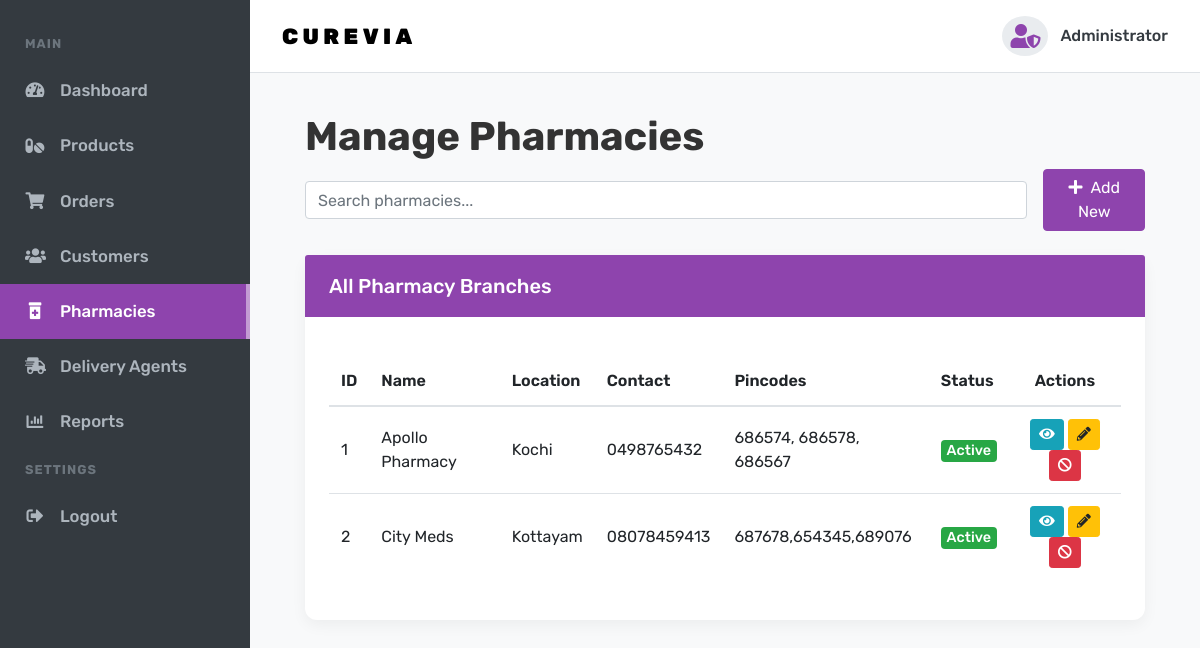
/pharmacies/, run on an earlier commit of the app's database.
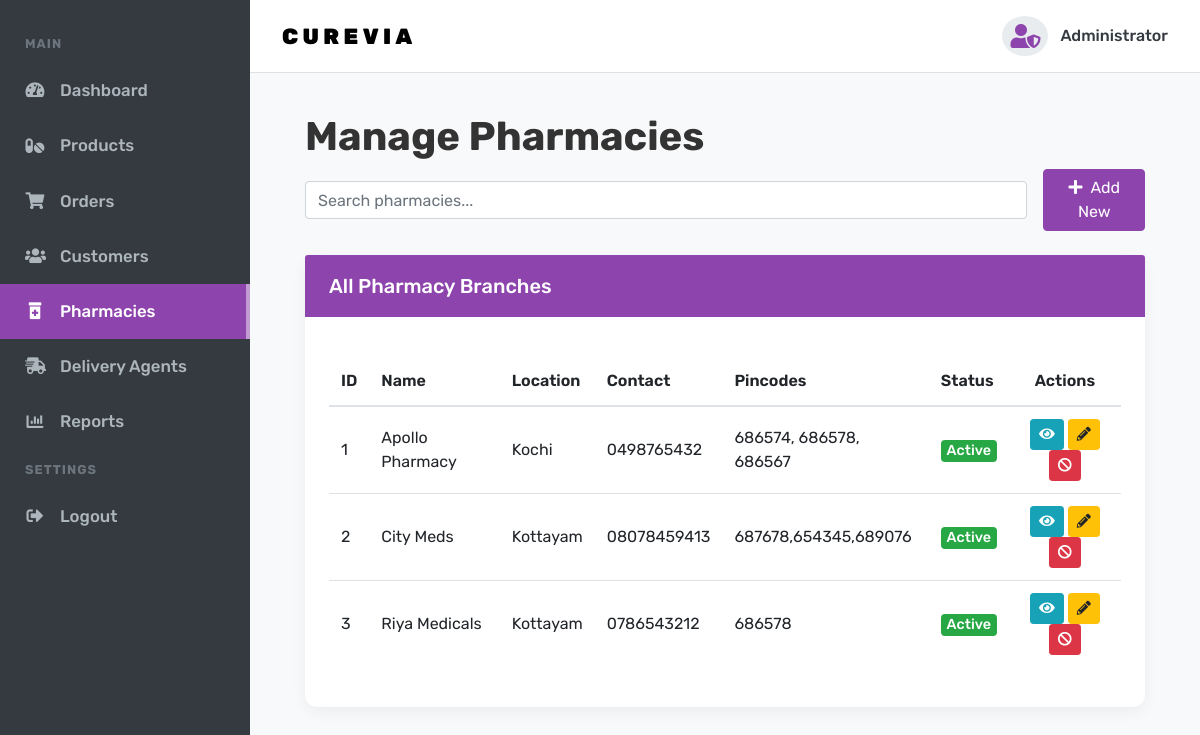
And on a later commit of the database.
### myapp/models.py (models this page shows, shortened)
class Pharmacy(models.Model):
    name = models.CharField(max_length=100)
    location = models.CharField(max_length=100)
    address = models.TextField()
    contact = models.CharField(max_length=20)
    service_pincodes = models.TextField(help_text="Enter pincodes separated by comma", default="")
    is_active = models.BooleanField(default=True)
    email = models.EmailField(unique=True, null=True, blank=True)
    password = models.CharField(max_length=100, null=True, blank=True)
    rights = models.CharField(max_length=100, default="pharmacy")

### myapp/views.py (the view)
# urls.py: path('pharmacies/', views.pharmacies),
def pharmacies(request):
    us=Pharmacy.objects.all()
    return render(request, "admin/pharmacies.html",{"us":us})

### myapp/templates/admin/pharmacies.html (shortened to what this page needs)
<!DOCTYPE html>
<html lang="en">
<head>
  <link rel="stylesheet" href="https://cdnjs.cloudflare.com/ajax/libs/font-awesome/5.15.3/css/all.min.css">
  <link rel="stylesheet" href="https://stackpath.bootstrapcdn.com/bootstrap/4.5.2/css/bootstrap.min.css">
</head>
<body>
  <div class="site-wrap">
    <div class="sidebar">
      <nav class="nav flex-column">
        <div class="sidebar-heading">Main</div>
        <a class="nav-link" href="/adminp/"><i class="fas fa-tachometer-alt"></i> Dashboard</a>
        <a class="nav-link" href="#"><i class="fas fa-pills"></i> Products</a>
        <a class="nav-link" href="#"><i class="fas fa-shopping-cart"></i> Orders</a>
        <a class="nav-link" href="/customer/"><i class="fas fa-users"></i> Customers</a>
         <a href="/pharmacies/" class="nav-link active"><i class="fas fa-prescription-bottle-alt"></i> Pharmacies</a>
          <a href="#" class="nav-link"><i class="fas fa-shipping-fast"></i>Delivery Agents</a>
        <a class="nav-link" href="#"><i class="fas fa-chart-bar"></i> Reports</a>
        <div class="sidebar-heading">Settings</div>
        <a class="nav-link" id="logout-link"><i class="fas fa-sign-out-alt"></i> Logout</a>
      </nav>
    </div>
    <div class="main-content">
      <header class="admin-navbar">
        <div class="logo"><a href="#">CureVia</a></div>
        <div class="admin-profile"><i class="fas fa-user-shield"></i><span>Administrator</span></div>
      </header>
      <main class="page-content">
        <div class="container-fluid">
          <div class="page-header">
            <h1 class="page-title">Manage Pharmacies</h1>
            <div class="d-flex align-items-center">
                <input type="text" id="pharmacy-search" class="form-control mr-3" placeholder="Search pharmacies...">
                <a href="{% url 'add_pharmacy' %}" class="btn btn-primary">
                    <i class="fas fa-plus mr-2"></i>Add New
                </a>
            </div>
          </div>
          <div class="card">
            <div class="card-header">All Pharmacy Branches</div>
            <div class="card-body">
              <div class="table-responsive">
                <table class="table table-hover">
                  <thead>
                    <tr>
                      <th>ID</th>
                      <th>Name</th>
                      <th>Location</th>
                      <th>Contact</th>
                      <th>Pincodes</th>
                      <th>Status</th>
                      <th class="text-center">Actions</th>
                    </tr>
                  </thead>
                  <tbody id="pharmacy-table-body">
                    {% for i in us %}
                    <tr>
                      <td>{{ i.id }}</td>
                      <td>{{ i.name }}</td>
                      <td>{{ i.location }}</td>
                      <td>{{ i.contact }}</td>
                      <td>{{ i.service_pincodes }}</td>
                      <td>
                        {% if i.is_active %}
                          <span class="badge badge-success">Active</span>
                        {% else %}
                          <span class="badge badge-danger">Blocked</span>
                        {% endif %}
                      </td>
                      <td class="text-center action-buttons">
                        <button class="btn btn-info btn-sm btn-view-pharmacy"
                            data-address="{{ i.address }}"
                            data-email="{{ i.email }}"
                            title="View Details">
                            <i class="fas fa-eye"></i>
                        </button>
                        <a href="{% url 'edit_pharmacy' i.id %}" class="btn btn-warning btn-sm" title="Edit">
                            <i class="fas fa-pencil-alt"></i>
                        </a>
                        {% if i.is_active %}
                          <a href="{% url 'block_pharmacy' i.id %}" class="btn btn-danger btn-sm" title="Block" onclick="return confirm('Block this pharmacy? Orders will stop.');">
                            <i class="fas fa-ban"></i>
                          </a>
                        {% else %}
                          <a href="{% url 'unblock_pharmacy' i.id %}" class="btn btn-success btn-sm" title="Unblock" onclick="return confirm('Activate this pharmacy?');">
                            <i class="fas fa-check-circle"></i>
                          </a>
                        {% endif %}
                      </td>
                    </tr>
                    {% empty %}
                      <tr><td colspan="7" class="text-center">No pharmacies added yet.</td></tr>
                    {% endfor %}
                  </tbody>
                </table>
              </div>
            </div>
          </div>
        </div>
      </main>
    </div>
  </div>
</body>
</html>

### myapp/templates/admin/pharmacies.html (style rules this page uses)
body { font-family: 'Rubik', sans-serif; background-color: #f8f9fa; color: #343a40; }
h1, h2, h3, h4, h5 { font-family: 'Rubik', sans-serif; font-weight: 700; }
.page-title { font-size: 2.5rem; color: #333; }
.site-wrap { display: flex; min-height: 100vh; }
.main-content { margin-left: 250px; width: calc(100% - 250px); padding: 0; }
.sidebar { width: 250px; position: fixed; top: 0; left: 0; height: 100%; background-color: #343a40; z-index: 1000; }
.sidebar .nav { padding-top: 1.5rem; }
.sidebar a.nav-link { padding: 15px 25px; text-decoration: none; font-size: 1.05rem; font-weight: 500; color: #adb5bd; display: flex; align-items: center; }
.sidebar a.nav-link i { margin-right: 15px; width: 20px; text-align: center; }
.sidebar a.nav-link.active { background-color: #8e44ad; color: #ffffff; border-right: 4px solid #c39bd3; }
.sidebar .sidebar-heading { padding: 10px 25px; font-size: 0.8rem; font-weight: 700; color: #6c757d; text-transform: uppercase; letter-spacing: .08em; }
.admin-navbar { background-color: #fff; border-bottom: 1px solid #dee2e6; padding: 1rem 2rem; display: flex; justify-content: space-between; align-items: center; }
.admin-navbar .logo a { font-family: 'Rubik', sans-serif; text-transform: uppercase; letter-spacing: .2em; font-size: 22px; font-weight: 900; color: #000000; text-decoration: none; }
.admin-navbar .admin-profile { display: flex; align-items: center; font-weight: 500; }
.admin-navbar .admin-profile i { font-size: 1.5rem; color: #8e44ad; margin-right: 12px; background-color: #e9ecef; padding: 8px; border-radius: 50%; }
.page-content { padding: 2.5rem; }
.page-header { margin-bottom: 1.5rem; }
.card { border: none; border-radius: 12px; box-shadow: 0 5px 15px rgba(0,0,0,0.05); margin-bottom: 1.5rem; }
.card-header { background-color: #8e44ad; color: #fff; font-weight: 500; font-size: 1.25rem; padding: 1rem 1.5rem; border-top-left-radius: 12px; border-top-right-radius: 12px; border-bottom: 0; }
.card-body { padding: 1.5rem; }
.table-responsive { margin-top: 1rem; }
.table th { font-weight: 600; border-top: none; }
.table td, .table th { vertical-align: middle; }
.badge { font-size: 90%; font-weight: 500; }
.btn-primary { background-color: #8e44ad; border-color: #8e44ad; }

What changed in the data, as far as the page shows it:
added Pharmacy: id "3", name "Riya Medicals", location "Kottayam", contact "0786543212", service_pincodes "686578", is_active "Active"
